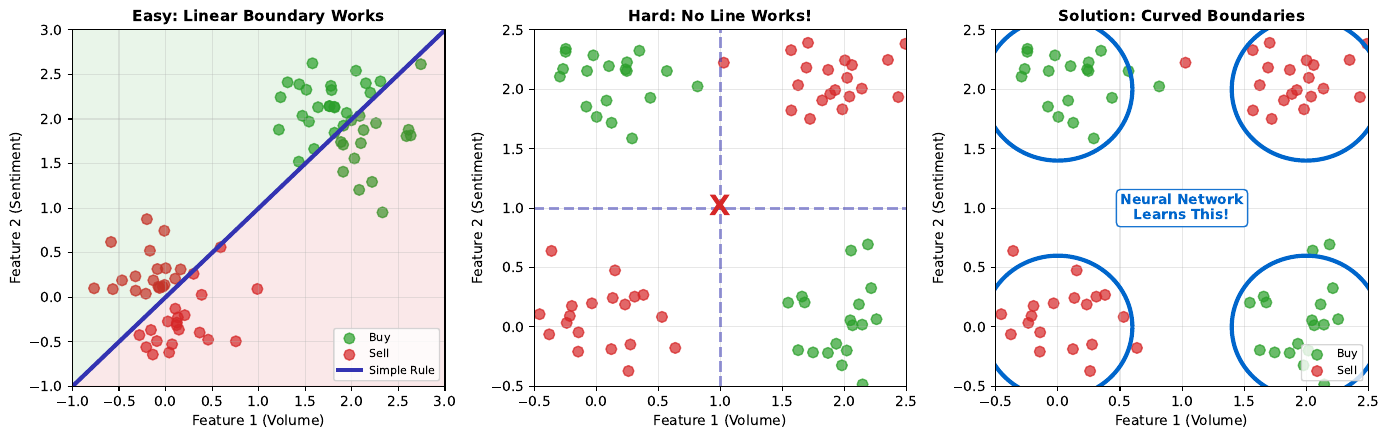

Generate this figure with Python:
# ==============================================================================
# Chart: Decision Boundary Concept
# Source: https://github.com/Digital-AI-Finance/neural-networks/tree/main/12_decision_boundary_concept/
# Author: Digital-AI-Finance
# License: MIT License
# Created: 2025-11-24
# ==============================================================================

"""
Decision Boundary Concept

Linear vs curved decision boundaries comparison

Source: https://github.com/Digital-AI-Finance/neural-networks/tree/main/12_decision_boundary_concept/
"""

CHART_METADATA = {
    'name': 'Decision Boundary Concept',
    'url': 'https://github.com/QuantLet/neural-networks-introduction/tree/main/12_decision_boundary_concept',
    'author': 'Digital-AI-Finance',
    'license': 'MIT License',
    'created': '2025-11-24',
    'description': 'Linear vs curved decision boundaries comparison'
}

"""
Chart 12: Decision Boundary Concept
Shows linear vs non-linear boundaries - what a learning system must achieve.
"""

import numpy as np
import matplotlib.pyplot as plt

np.random.seed(42)

# Colors
mlgreen = '#2ca02c'
mlred = '#d62728'
mlpurple = '#3333b2'
mlblue = '#0066cc'

fig, axes = plt.subplots(1, 3, figsize=(14, 4.5))

# Generate data for all plots
n = 40
theta = np.linspace(0, 2*np.pi, n)

# Plot 1: Linearly separable (easy case)
ax1 = axes[0]
# Two clusters clearly separated
up_x1 = np.random.normal(2, 0.4, n)
up_y1 = np.random.normal(2, 0.4, n)
down_x1 = np.random.normal(0, 0.4, n)
down_y1 = np.random.normal(0, 0.4, n)

ax1.scatter(up_x1, up_y1, c=mlgreen, s=60, alpha=0.7, label='Buy')
ax1.scatter(down_x1, down_y1, c=mlred, s=60, alpha=0.7, label='Sell')

# Linear boundary
x_line = np.linspace(-1, 3, 100)
ax1.plot(x_line, x_line, color=mlpurple, linewidth=3, linestyle='-', label='Simple Rule')
ax1.fill_between(x_line, x_line, 4, alpha=0.1, color=mlgreen)
ax1.fill_between(x_line, -1, x_line, alpha=0.1, color=mlred)

ax1.set_xlim(-1, 3)
ax1.set_ylim(-1, 3)
ax1.set_xlabel('Feature 1 (Volume)', fontsize=10)
ax1.set_ylabel('Feature 2 (Sentiment)', fontsize=10)
ax1.set_title('Easy: Linear Boundary Works', fontsize=11, fontweight='bold')
ax1.legend(loc='lower right', fontsize=8)
ax1.grid(True, alpha=0.3)

# Plot 2: Non-linearly separable (XOR-like)
ax2 = axes[1]
# XOR pattern
up_x2 = np.concatenate([np.random.normal(0, 0.3, n//2), np.random.normal(2, 0.3, n//2)])
up_y2 = np.concatenate([np.random.normal(2, 0.3, n//2), np.random.normal(0, 0.3, n//2)])
down_x2 = np.concatenate([np.random.normal(0, 0.3, n//2), np.random.normal(2, 0.3, n//2)])
down_y2 = np.concatenate([np.random.normal(0, 0.3, n//2), np.random.normal(2, 0.3, n//2)])

ax2.scatter(up_x2, up_y2, c=mlgreen, s=60, alpha=0.7, label='Buy')
ax2.scatter(down_x2, down_y2, c=mlred, s=60, alpha=0.7, label='Sell')

# Failed linear attempts
ax2.plot([-0.5, 2.5], [1, 1], color=mlpurple, linewidth=2, linestyle='--', alpha=0.5)
ax2.plot([1, 1], [-0.5, 2.5], color=mlpurple, linewidth=2, linestyle='--', alpha=0.5)
ax2.annotate('X', xy=(1, 1), fontsize=20, color=mlred, fontweight='bold', ha='center', va='center')

ax2.set_xlim(-0.5, 2.5)
ax2.set_ylim(-0.5, 2.5)
ax2.set_xlabel('Feature 1 (Volume)', fontsize=10)
ax2.set_ylabel('Feature 2 (Sentiment)', fontsize=10)
ax2.set_title('Hard: No Line Works!', fontsize=11, fontweight='bold')
ax2.grid(True, alpha=0.3)

# Plot 3: Non-linear boundary solution
ax3 = axes[2]
ax3.scatter(up_x2, up_y2, c=mlgreen, s=60, alpha=0.7, label='Buy')
ax3.scatter(down_x2, down_y2, c=mlred, s=60, alpha=0.7, label='Sell')

# Draw curved boundaries
theta1 = np.linspace(0, 2*np.pi, 100)
ax3.plot(0.6*np.cos(theta1), 2 + 0.6*np.sin(theta1), color=mlblue, linewidth=3)
ax3.plot(2 + 0.6*np.cos(theta1), 0.6*np.sin(theta1), color=mlblue, linewidth=3)
ax3.plot(0.6*np.cos(theta1), 0.6*np.sin(theta1), color=mlblue, linewidth=3)
ax3.plot(2 + 0.6*np.cos(theta1), 2 + 0.6*np.sin(theta1), color=mlblue, linewidth=3)

ax3.annotate('Neural Network\nLearns This!', xy=(1, 1), fontsize=10, color=mlblue,
            fontweight='bold', ha='center', va='center',
            bbox=dict(boxstyle='round', facecolor='white', edgecolor=mlblue, alpha=0.9))

ax3.set_xlim(-0.5, 2.5)
ax3.set_ylim(-0.5, 2.5)
ax3.set_xlabel('Feature 1 (Volume)', fontsize=10)
ax3.set_ylabel('Feature 2 (Sentiment)', fontsize=10)
ax3.set_title('Solution: Curved Boundaries', fontsize=11, fontweight='bold')
ax3.legend(loc='lower right', fontsize=8)
ax3.grid(True, alpha=0.3)

plt.tight_layout()
plt.savefig('decision_boundary_concept.pdf', dpi=300, bbox_inches='tight')
plt.close()

print("Saved: 12_decision_boundary_concept/decision_boundary_concept.pdf")

# Source: https://github.com/Digital-AI-Finance/neural-networks/tree/main/12_decision_boundary_concept/
